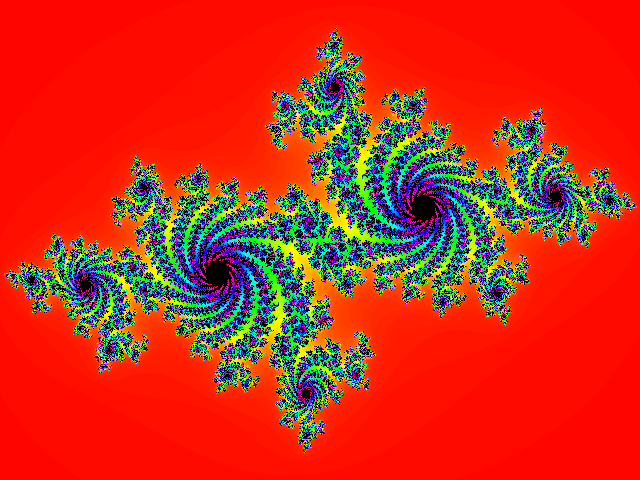
Frame 1 (no input)
Frame 2 (the mouse pressed at the canvas centre, redrawn once): identical to frame 1, image omitted

The Processing sketch that drew this single still picture (run headless with seeded random() and noise(); the mouse was pressed at the canvas centre and the sketch redrawn once):

// Processing sketch: Julia_set
// ── Julia_set.pde
// See: http://rosettacode.org/wiki/Julia_set
//      https://en.wikipedia.org/wiki/Julia_set

void setup() {
  size(640, 480);
}

float cX = -0.7;
float cY = 0.27015;
float zx, zy;
float maxIter = 300;

void draw() {
  for (int x = 0; x < width; x++) {
    for (int y = 0; y < height; y++) {
      zx = 1.5 * (x - width / 2) / (0.5 * width);
      zy = (y - height / 2) / (0.5 * height);
      float i = maxIter;
      while (zx * zx + zy * zy < 4 && i > 0) {
        float tmp = zx * zx - zy * zy + cX;
        zy = 2.0 * zx * zy + cY;
        zx = tmp;
        i -= 1;
      }
      color c = hsv2rgb((maxIter - i) / maxIter * 360, 1, i > 1 ? 1 : 0);
      set(x, y, c);
    }
  }
  noLoop();
}

color hsv2rgb(float h, float s, float v) {
  float c = v * s;
  float x = c * (1 - abs(((h/60) % 2) - 1));
  float m = v - c;

  float r, g, b;
  if (h < 60) {
    r = c;
    g = x;
    b = 0;
  } else if (h < 120) {
    r = x;
    g = c;
    b = 0;
  } else if (h < 180) {
    r = 0;
    g = c;
    b = x;
  } else if (h < 240) {
    r = 0;
    g = x;
    b = c;
  } else if (h < 300) {
    r = x;
    g = 0;
    b = c;
  } else {
    r = c;
    g = 0;
    b = x;
  }

  int ri = round((r + m) * 255);
  int gi = round((g + m) * 255);
  int bi = round((b + m) * 255);

  return color(ri, gi, bi);
}
